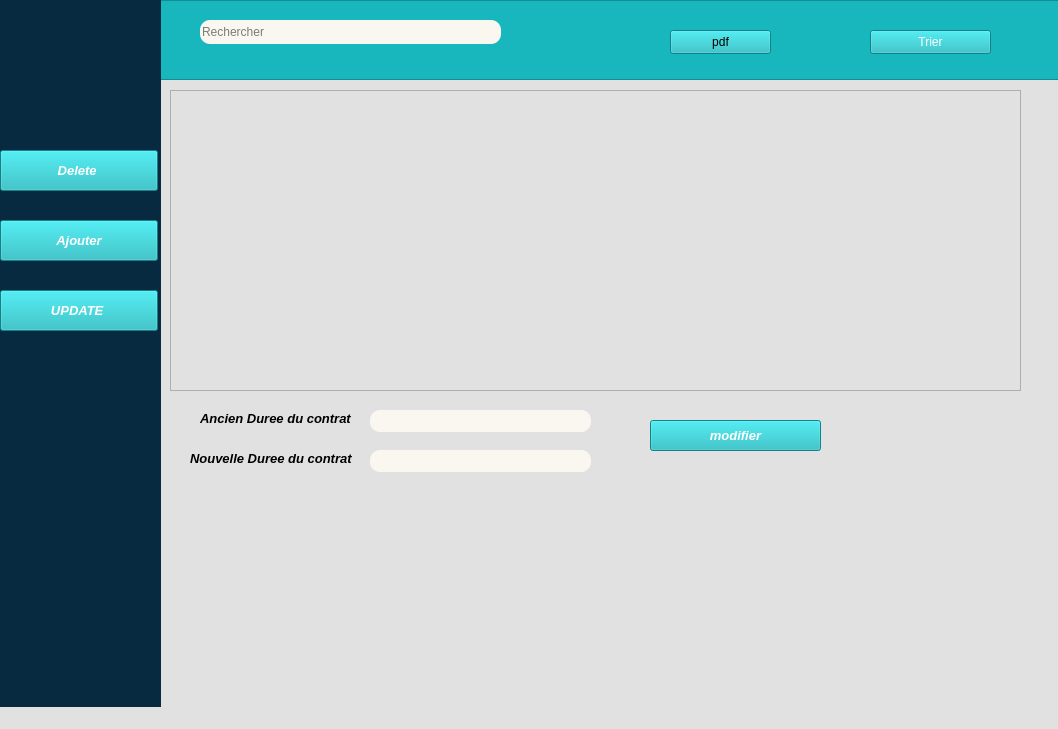
<?xml version="1.0" encoding="UTF-8"?>
<ui version="4.0">
 <class>MainWindow</class>
 <widget class="QMainWindow" name="MainWindow">
  <property name="geometry">
   <rect>
    <x>0</x>
    <y>0</y>
    <width>1058</width>
    <height>729</height>
   </rect>
  </property>
  <property name="windowTitle">
   <string>MainWindow</string>
  </property>
  <property name="styleSheet">
   <string notr="true">background-color: rgb(225, 225, 225);</string>
  </property>
  <widget class="QWidget" name="centralwidget">
   <widget class="QTableView" name="listEmployetableView">
    <property name="geometry">
     <rect>
      <x>170</x>
      <y>90</y>
      <width>851</width>
      <height>301</height>
     </rect>
    </property>
   </widget>
   <widget class="QPushButton" name="pushButton_4">
    <property name="geometry">
     <rect>
      <x>650</x>
      <y>420</y>
      <width>171</width>
      <height>31</height>
     </rect>
    </property>
    <property name="font">
     <font>
      <pointsize>10</pointsize>
      <italic>true</italic>
      <bold>true</bold>
     </font>
    </property>
    <property name="styleSheet">
     <string notr="true">background-color: rgb(24, 183, 190);
color: rgb(255, 255, 255);</string>
    </property>
    <property name="text">
     <string>modifier</string>
    </property>
   </widget>
   <widget class="QLabel" name="label">
    <property name="geometry">
     <rect>
      <x>200</x>
      <y>410</y>
      <width>151</width>
      <height>16</height>
     </rect>
    </property>
    <property name="font">
     <font>
      <pointsize>10</pointsize>
      <italic>true</italic>
      <bold>true</bold>
     </font>
    </property>
    <property name="text">
     <string>Ancien Duree du contrat </string>
    </property>
   </widget>
   <widget class="QLabel" name="label_2">
    <property name="geometry">
     <rect>
      <x>190</x>
      <y>450</y>
      <width>171</width>
      <height>16</height>
     </rect>
    </property>
    <property name="font">
     <font>
      <pointsize>10</pointsize>
      <italic>true</italic>
      <bold>true</bold>
     </font>
    </property>
    <property name="text">
     <string>Nouvelle Duree du contrat </string>
    </property>
   </widget>
   <widget class="QFrame" name="rechercheParMatricule">
    <property name="geometry">
     <rect>
      <x>0</x>
      <y>0</y>
      <width>1171</width>
      <height>80</height>
     </rect>
    </property>
    <property name="styleSheet">
     <string notr="true">background-color: rgb(24, 183, 190);</string>
    </property>
    <property name="frameShape">
     <enum>QFrame::StyledPanel</enum>
    </property>
    <property name="frameShadow">
     <enum>QFrame::Raised</enum>
    </property>
    <widget class="QLineEdit" name="recherche_LE">
     <property name="geometry">
      <rect>
       <x>200</x>
       <y>20</y>
       <width>301</width>
       <height>24</height>
      </rect>
     </property>
     <property name="styleSheet">
      <string notr="true">border-radius: 10px; /* rayon des coins */
background-color: rgb(249, 247, 240);
color : rgb(0,0,0);
</string>
     </property>
     <property name="placeholderText">
      <string>Rechercher</string>
     </property>
     <property name="clearButtonEnabled">
      <bool>false</bool>
     </property>
    </widget>
    <widget class="QPushButton" name="pushButton_7">
     <property name="geometry">
      <rect>
       <x>670</x>
       <y>30</y>
       <width>101</width>
       <height>24</height>
      </rect>
     </property>
     <property name="text">
      <string>pdf</string>
     </property>
    </widget>
    <widget class="QPushButton" name="pushButton_6">
     <property name="geometry">
      <rect>
       <x>870</x>
       <y>30</y>
       <width>121</width>
       <height>24</height>
      </rect>
     </property>
     <property name="styleSheet">
      <string notr="true">background-color: rgb(24, 183, 190);
color: rgb(255, 255, 255);</string>
     </property>
     <property name="text">
      <string>Trier</string>
     </property>
    </widget>
   </widget>
   <widget class="QWidget" name="widget" native="true">
    <property name="geometry">
     <rect>
      <x>0</x>
      <y>0</y>
      <width>161</width>
      <height>721</height>
     </rect>
    </property>
    <property name="styleSheet">
     <string notr="true">background-color: rgb(7, 42, 64);</string>
    </property>
    <widget class="QPushButton" name="pushButton_2">
     <property name="geometry">
      <rect>
       <x>0</x>
       <y>150</y>
       <width>158</width>
       <height>41</height>
      </rect>
     </property>
     <property name="font">
      <font>
       <pointsize>10</pointsize>
       <italic>true</italic>
       <bold>true</bold>
      </font>
     </property>
     <property name="styleSheet">
      <string notr="true">background-color: rgb(24, 183, 190);
color: rgb(255, 255, 255);</string>
     </property>
     <property name="text">
      <string>Delete </string>
     </property>
    </widget>
    <widget class="QPushButton" name="pushButton">
     <property name="geometry">
      <rect>
       <x>0</x>
       <y>220</y>
       <width>158</width>
       <height>41</height>
      </rect>
     </property>
     <property name="font">
      <font>
       <pointsize>10</pointsize>
       <italic>true</italic>
       <bold>true</bold>
      </font>
     </property>
     <property name="styleSheet">
      <string notr="true">background-color: rgb(24, 183, 190);
color: rgb(255, 255, 255);</string>
     </property>
     <property name="text">
      <string>Ajouter</string>
     </property>
    </widget>
    <widget class="QPushButton" name="pushButton_3">
     <property name="geometry">
      <rect>
       <x>0</x>
       <y>290</y>
       <width>158</width>
       <height>41</height>
      </rect>
     </property>
     <property name="font">
      <font>
       <pointsize>10</pointsize>
       <italic>true</italic>
       <bold>true</bold>
      </font>
     </property>
     <property name="styleSheet">
      <string notr="true">background-color: rgb(24, 183, 190);
color: rgb(255, 255, 255);</string>
     </property>
     <property name="text">
      <string>UPDATE </string>
     </property>
    </widget>
   </widget>
   <widget class="QLineEdit" name="contrat_LE">
    <property name="geometry">
     <rect>
      <x>370</x>
      <y>410</y>
      <width>221</width>
      <height>22</height>
     </rect>
    </property>
    <property name="styleSheet">
     <string notr="true">border-radius: 10px; /* rayon des coins */
background-color: rgb(249, 247, 240);
color : rgb(0,0,0);
</string>
    </property>
   </widget>
   <widget class="QLineEdit" name="nouveaucontrat_LE">
    <property name="geometry">
     <rect>
      <x>370</x>
      <y>450</y>
      <width>221</width>
      <height>22</height>
     </rect>
    </property>
    <property name="styleSheet">
     <string notr="true">border-radius: 10px; /* rayon des coins */
background-color: rgb(249, 247, 240);
color : rgb(0,0,0);
</string>
    </property>
   </widget>
  </widget>
  <widget class="QMenuBar" name="menubar">
   <property name="geometry">
    <rect>
     <x>0</x>
     <y>0</y>
     <width>1058</width>
     <height>22</height>
    </rect>
   </property>
  </widget>
  <widget class="QStatusBar" name="statusbar"/>
 </widget>
 <resources/>
 <connections/>
</ui>
